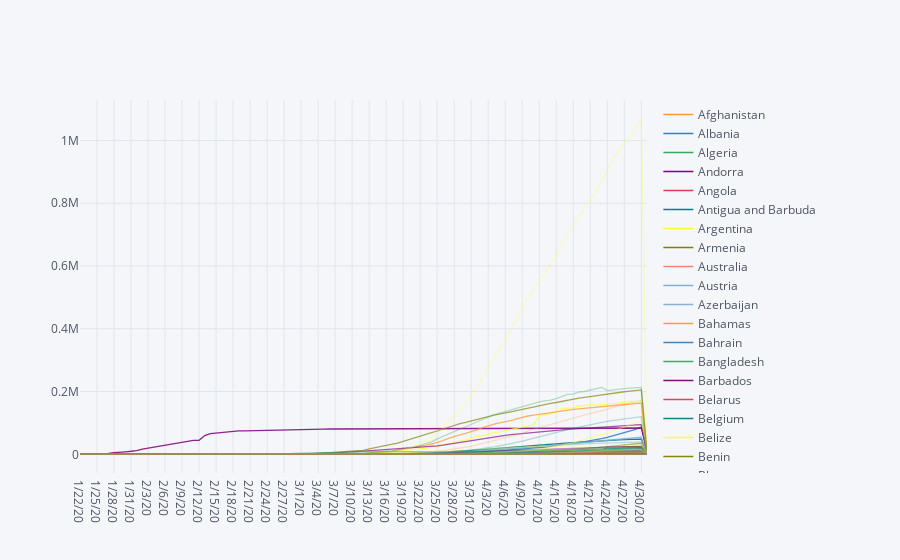

Notebook source saved alongside this figure:
### Markdown cell above
# Drag to zoom, hover to view specific countries

### Code cell
df_by_country.transpose().iplot()
